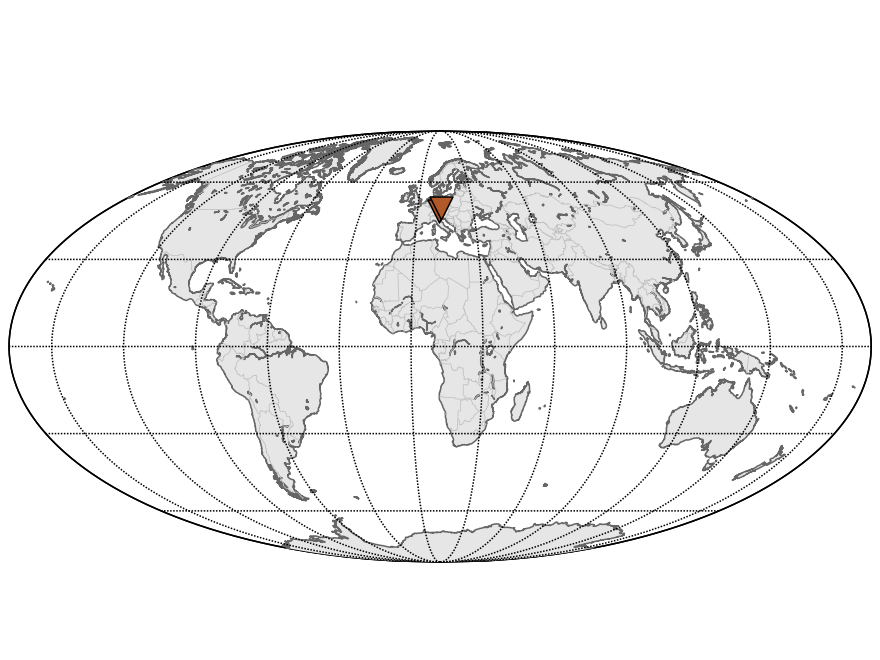

Write Python code to recreate this figure.
from obspy import read_inventory
net = read_inventory()[0]
net.plot(label=False)
